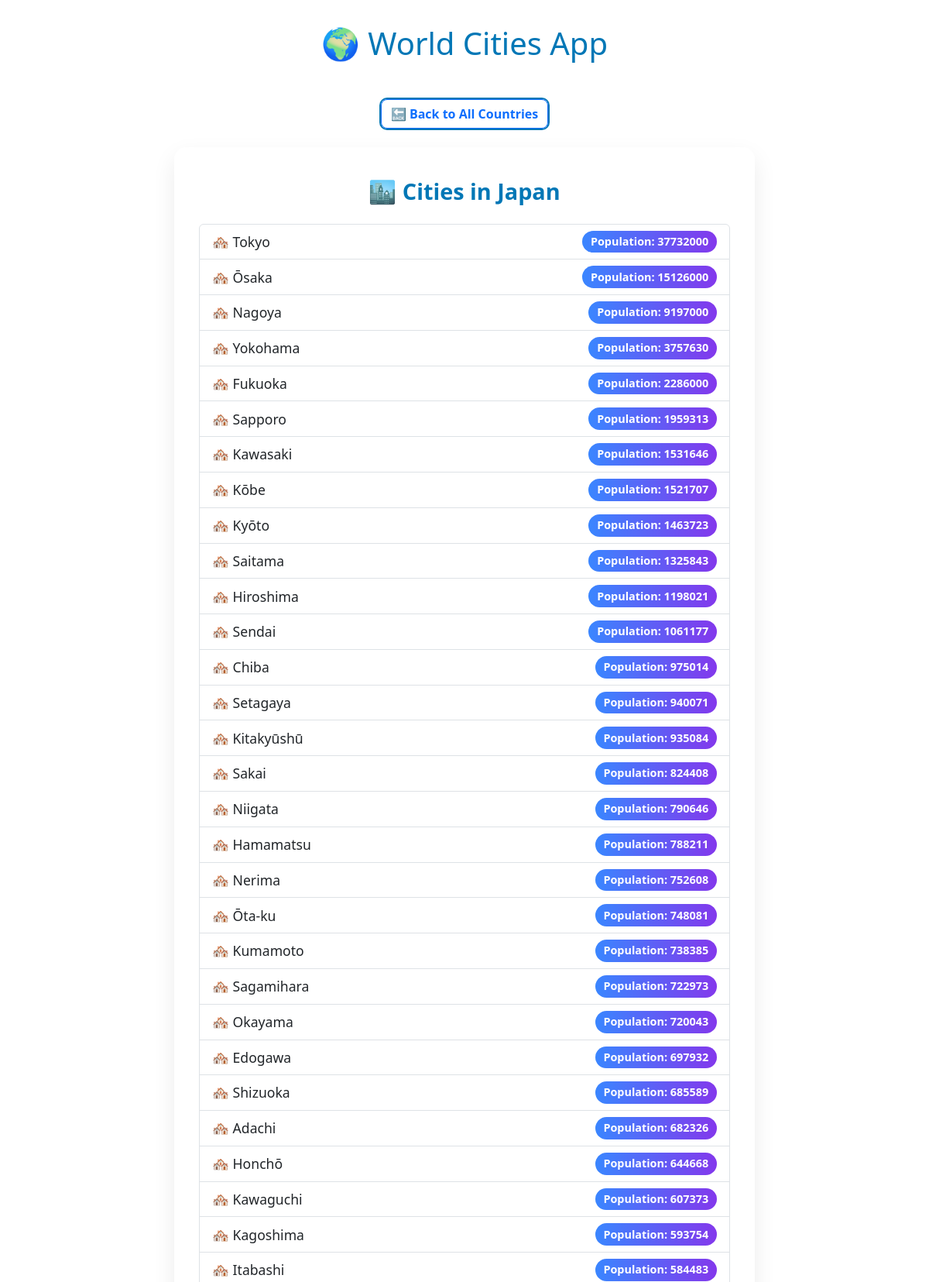
The page /country/1 (upper part) on the database its author committed.
### models.py (models this page shows)
class Country(db.Model):
    id = db.Column(db.Integer, primary_key=True)
    name = db.Column(db.String(100), unique=True)
    cities = db.relationship('City', backref='country')

class City(db.Model):
    id = db.Column(db.Integer, primary_key=True)
    name = db.Column(db.String(100))
    population = db.Column(db.Integer)
    country_id = db.Column(db.Integer, db.ForeignKey('country.id'))

### app.py (the view)
@app.route('/country/<int:country_id>')
def show_country(country_id):
    country = Country.query.get_or_404(country_id)
    return render_template('country.html', country=country)

### templates/country.html (shortened to what this page needs)
{% extends 'base.html' %}
{% block content %}
<div class="container my-5">
  <div class="text-center mb-4">
    <a class="btn btn-outline-primary back-btn" href="/">🔙 Back to All Countries</a>
  </div>
  <div class="glass-card mx-auto" style="max-width: 750px;">
    <h2 class="text-center mb-4 city-title">
      🏙️ Cities in {{ country.name }}
    </h2>
    {% if country.cities %}
    <ul class="list-group">
      {% for city in country.cities %}
        <li class="list-group-item d-flex justify-content-between align-items-center">
          🏘️ {{ city.name }}
          <span class="badge badge-pop rounded-pill">Population: {{ city.population }}</span>
        </li>
      {% endfor %}
    </ul>
    {% else %}
    <p class="text-muted text-center">No cities found for this country.</p>
    {% endif %}
  </div>
</div>
{% endblock %}

### templates/base.html (shortened to what this page needs)
<!DOCTYPE html>
<html lang="en">
<head>
  <link href="https://cdn.jsdelivr.net/npm/bootstrap@5.3.3/dist/css/bootstrap.min.css" rel="stylesheet">
</head>
<body>
  <div class="container">
    <h1>🌍 World Cities App</h1>
    {% block content %}{% endblock %}
  </div>
</body>
</html>

### templates/base.html (style rules this page uses)
body { padding: 2rem; }
h1 { margin-bottom: 2rem; text-align: center; color: #0077b6; }
a { text-decoration: none; }

### templates/country.html (style rules this page uses)
.glass-card { background: #ffffffcc; border-radius: 1rem; box-shadow: 0 12px 30px rgba(0, 0, 0, 0.08); padding: 2.5rem 2rem; transition: all 0.3s ease-in-out; }
.city-title { font-size: 1.8rem; font-weight: 700; color: #0077b6; }
.list-group-item { font-size: 1.1rem; font-weight: 500; }
.badge-pop { background: linear-gradient(90deg, #3a86ff, #8338ec); font-size: 0.9rem; padding: 0.5em 0.75em; color: white; }
.back-btn { font-weight: 600; border-radius: 8px; box-shadow: 0 0 0 2px #0077b6; transition: all 0.2s ease-in-out; }

### rows shown on the page
Country: name "Japan"
City: name "Tokyo", population "37732000"
City: name "Ōsaka", population "15126000"
City: name "Nagoya", population "9197000"
City: name "Yokohama", population "3757630"
City: name "Fukuoka", population "2286000"
City: name "Sapporo", population "1959313"
City: name "Kawasaki", population "1531646"
City: name "Kōbe", population "1521707"
City: name "Kyōto", population "1463723"
City: name "Saitama", population "1325843"
City: name "Hiroshima", population "1198021"
City: name "Sendai", population "1061177"
City: name "Chiba", population "975014"
City: name "Setagaya", population "940071"
City: name "Kitakyūshū", population "935084"
City: name "Sakai", population "824408"
City: name "Niigata", population "790646"
City: name "Hamamatsu", population "788211"
City: name "Nerima", population "752608"
City: name "Ōta-ku", population "748081"
City: name "Kumamoto", population "738385"
City: name "Sagamihara", population "722973"
City: name "Okayama", population "720043"
City: name "Edogawa", population "697932"
City: name "Shizuoka", population "685589"
City: name "Adachi", population "682326"
City: name "Honchō", population "644668"
City: name "Kawaguchi", population "607373"
City: name "Kagoshima", population "593754"
City: name "Itabashi", population "584483"
